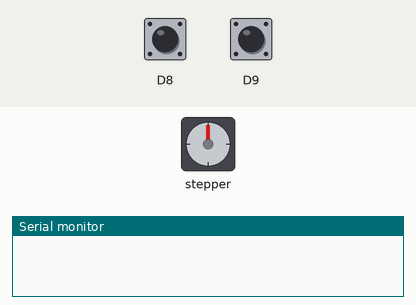
Simulated run of this sketch. Board: Arduino Zero (SAMD21). Parts: stepper motor, the last lines printed to the serial monitor. The inputs (shaded band) are chosen by the test bench; at power-on: D8 HIGH, D9 HIGH. Stepper angles assume 200 steps per turn.

Above: at 1.03 s.
1.3 s: D8 pulled LOW for 0.15 s
At 1.9 s:
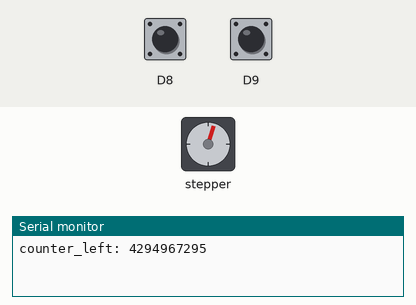
Timing chart, 0 to 10.3 s (numbered marks = the images above; inputs shaded):
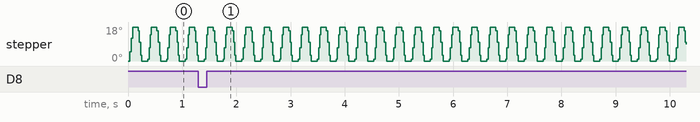

The sketch:

test_zero.ino
```cpp
/*

// Define stepper motor connections:
#define dirPin 2
#define stepPin 3

#define stepsPerRevolution 1600

void setup() {
  // put your setup code here, to run once:
  pinMode(LED_BUILTIN, OUTPUT);

  // Declare pins as output:
  pinMode(stepPin, OUTPUT);
  pinMode(dirPin, OUTPUT);
  // Set the spinning direction CW/CCW:
  //digitalWrite(dirPin, HIGH);

}

void loop() {
  // Set the spinning direction clockwise:
  digitalWrite(dirPin, HIGH);
  // Spin the stepper motor 1 revolution slowly:
  for (int i = 0; i < stepsPerRevolution; i++) {
    // These four lines result in 1 step:
    digitalWrite(stepPin, HIGH);
    delayMicroseconds(2000);
    digitalWrite(stepPin, LOW);
    delayMicroseconds(2000);

  }
  delay(1000);
  // Set the spinning direction counterclockwise:
  digitalWrite(dirPin, LOW);
  // Spin the stepper motor 1 revolution quickly:
  for (int i = 0; i < stepsPerRevolution; i++) {
    // These four lines result in 1 step:
    digitalWrite(stepPin, HIGH);
    delayMicroseconds(1000);
    digitalWrite(stepPin, LOW);
    delayMicroseconds(1000);
  }
  delay(1000);
  // Set the spinning direction clockwise:
  digitalWrite(dirPin, HIGH);
  // Spin the stepper motor 5 revolutions fast:
  for (int i = 0; i < 5 * stepsPerRevolution; i++) {
    // These four lines result in 1 step:
    digitalWrite(stepPin, HIGH);
    delayMicroseconds(500);
    digitalWrite(stepPin, LOW);
    delayMicroseconds(500);
  }
  delay(1000);
  // Set the spinning direction counterclockwise:
  digitalWrite(dirPin, LOW);
  // Spin the stepper motor 5 revolutions fast:
  for (int i = 0; i < 5 * stepsPerRevolution; i++) {
    // These four lines result in 1 step:
    digitalWrite(stepPin, HIGH);
    delayMicroseconds(500);
    digitalWrite(stepPin, LOW);
    delayMicroseconds(500);
  }
  delay(1000);
}

*/

/* Example sketch to control a stepper motor with TB6600 stepper motor driver, AccelStepper library and Arduino: acceleration and deceleration. More info: https://www.makerguides.com */
// Include the AccelStepper library:
#include <AccelStepper.h>
// Define stepper motor connections and motor interface type. Motor interface type must be set to 1 when using a driver:
#define dirPin 2
#define stepPin 3
#define motorInterfaceType 1
// Create a new instance of the AccelStepper class:
AccelStepper stepper = AccelStepper(motorInterfaceType, stepPin, dirPin);


// Hall encoder left, motor B
volatile unsigned int temp_left, counter_left = 0;

void ai2() {
if(digitalRead(9)==LOW){
counter_left++;
}else{
counter_left--;
}
}

void ai3() {
if(digitalRead(8)==LOW){
counter_left--;
}else{
counter_left++;
}
}

void leftEncoder_read() {
  if( counter_left != temp_left ){
  SerialUSB.print ("counter_left: ");
  SerialUSB.println (counter_left);
  //digitalWrite(LED_BUILTIN, HIGH);
  temp_left = counter_left;
  }
  //digitalWrite(LED_BUILTIN, LOW);
}


void setup() {

    // Declarar la velocidad del puerto serial
  SerialUSB.begin(9600);

  // LEFT ENCODER
  // Declarar las resistencias internas de los pines 2 y 3
  pinMode(8, INPUT_PULLUP);
  pinMode(9, INPUT_PULLUP);
 // Interruptores
 attachInterrupt(8, ai2, RISING);
 attachInterrupt(9, ai3, RISING);

  // Set the maximum speed and acceleration:
  stepper.setMaxSpeed(30000);
  stepper.setAcceleration(3000);


}
void loop() {

  // Set the target position:
  stepper.moveTo(10);
  // Run to target position with set speed and acceleration/deceleration:
  stepper.runToPosition();
  delay(100);
  // Move back to zero:
  stepper.moveTo(0);
  stepper.runToPosition();
  delay(100);


  leftEncoder_read();
  delay(10);


}
```

Measured:
- by itself, stepper: repeats every 0.35 s: 7° 0.02 s, 14° 0.02 s, 18° 0.10 s, 16° 0.03 s, 10° 0.02 s, 3° 0.02 s, 0° 0.11 s, 1° 0.03 s
